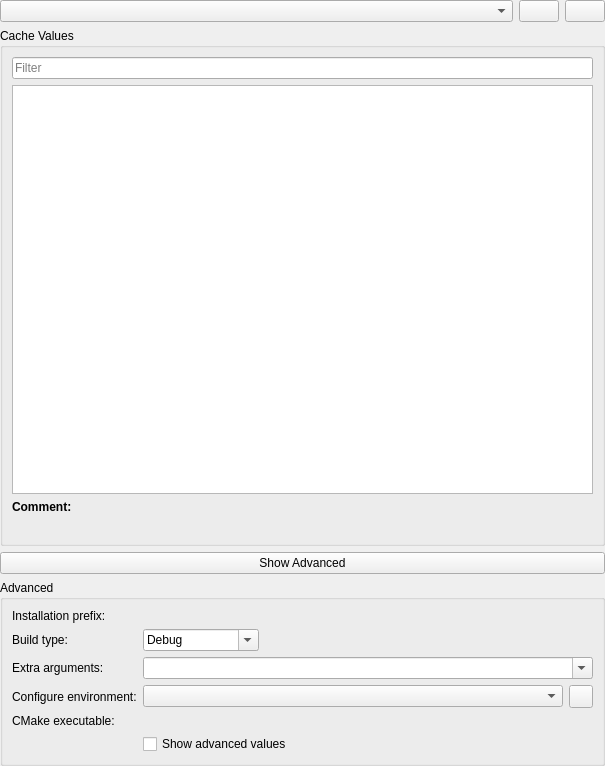
<?xml version="1.0" encoding="UTF-8"?>
<ui version="4.0">
 <class>CMakeBuildSettings</class>
 <widget class="QWidget" name="CMakeBuildSettings">
  <property name="geometry">
   <rect>
    <x>0</x>
    <y>0</y>
    <width>605</width>
    <height>766</height>
   </rect>
  </property>
  <property name="sizePolicy">
   <sizepolicy hsizetype="Preferred" vsizetype="Minimum">
    <horstretch>0</horstretch>
    <verstretch>0</verstretch>
   </sizepolicy>
  </property>
  <layout class="QVBoxLayout">
   <property name="leftMargin">
    <number>0</number>
   </property>
   <property name="topMargin">
    <number>0</number>
   </property>
   <property name="rightMargin">
    <number>0</number>
   </property>
   <property name="bottomMargin">
    <number>0</number>
   </property>
   <item>
    <layout class="QHBoxLayout">
     <item>
      <widget class="KComboBox" name="buildDirs"/>
     </item>
     <item>
      <widget class="QPushButton" name="addBuildDir">
       <property name="sizePolicy">
        <sizepolicy hsizetype="Fixed" vsizetype="Fixed">
         <horstretch>0</horstretch>
         <verstretch>0</verstretch>
        </sizepolicy>
       </property>
       <property name="text">
        <string/>
       </property>
       <property name="icon">
        <iconset theme="list-add"/>
       </property>
      </widget>
     </item>
     <item>
      <widget class="QPushButton" name="removeBuildDir">
       <property name="sizePolicy">
        <sizepolicy hsizetype="Fixed" vsizetype="Fixed">
         <horstretch>0</horstretch>
         <verstretch>0</verstretch>
        </sizepolicy>
       </property>
       <property name="text">
        <string/>
       </property>
       <property name="icon">
        <iconset theme="edit-delete"/>
       </property>
      </widget>
     </item>
    </layout>
   </item>
   <item>
    <widget class="QGroupBox" name="groupBox">
     <property name="title">
      <string comment="@title:group">Cache Values</string>
     </property>
     <layout class="QVBoxLayout">
      <item>
       <widget class="KLineEdit" name="cacheFilter">
        <property name="placeholderText">
         <string>Filter</string>
        </property>
       </widget>
      </item>
      <item>
       <widget class="QTableView" name="cacheList">
        <property name="sortingEnabled">
         <bool>true</bool>
        </property>
       </widget>
      </item>
      <item>
       <widget class="QLabel" name="label_6">
        <property name="font">
         <font>
          <bold>true</bold>
         </font>
        </property>
        <property name="text">
         <string comment="@label">Comment:</string>
        </property>
       </widget>
      </item>
      <item>
       <widget class="QLabel" name="commentText">
        <property name="text">
         <string/>
        </property>
       </widget>
      </item>
     </layout>
    </widget>
   </item>
   <item>
    <widget class="QPushButton" name="showAdvanced">
     <property name="text">
      <string comment="@action:button">Show Advanced</string>
     </property>
     <property name="checkable">
      <bool>true</bool>
     </property>
     <property name="flat">
      <bool>false</bool>
     </property>
    </widget>
   </item>
   <item>
    <widget class="QGroupBox" name="advancedBox">
     <property name="sizePolicy">
      <sizepolicy hsizetype="Preferred" vsizetype="Fixed">
       <horstretch>0</horstretch>
       <verstretch>0</verstretch>
      </sizepolicy>
     </property>
     <property name="title">
      <string comment="@title:group">Advanced</string>
     </property>
     <layout class="QFormLayout" name="formLayout">
      <property name="fieldGrowthPolicy">
       <enum>QFormLayout::FieldGrowthPolicy::ExpandingFieldsGrow</enum>
      </property>
      <item row="0" column="0">
       <widget class="QLabel" name="installationPrefixLabel">
        <property name="text">
         <string comment="@label:chooser">Installation prefix:</string>
        </property>
       </widget>
      </item>
      <item row="0" column="1">
       <widget class="KUrlRequester" name="installationPrefix"/>
      </item>
      <item row="1" column="0">
       <widget class="QLabel" name="buildTypeLabel">
        <property name="text">
         <string comment="@label:listbox">Build type:</string>
        </property>
       </widget>
      </item>
      <item row="1" column="1">
       <widget class="QComboBox" name="buildType">
        <property name="editable">
         <bool>true</bool>
        </property>
        <item>
         <property name="text">
          <string notr="true">Debug</string>
         </property>
        </item>
        <item>
         <property name="text">
          <string notr="true">Release</string>
         </property>
        </item>
        <item>
         <property name="text">
          <string notr="true">RelWithDebInfo</string>
         </property>
        </item>
        <item>
         <property name="text">
          <string notr="true">MinSizeRel</string>
         </property>
        </item>
       </widget>
      </item>
      <item row="2" column="0">
       <widget class="QLabel" name="extraArgumentsLabel">
        <property name="text">
         <string comment="@label:listbox">Extra arguments:</string>
        </property>
       </widget>
      </item>
      <item row="2" column="1">
       <widget class="KComboBox" name="extraArguments">
        <property name="sizePolicy">
         <sizepolicy hsizetype="Expanding" vsizetype="Fixed">
          <horstretch>0</horstretch>
          <verstretch>0</verstretch>
         </sizepolicy>
        </property>
        <property name="editable">
         <bool>true</bool>
        </property>
       </widget>
      </item>
      <item row="3" column="0">
       <widget class="QLabel" name="label_2">
        <property name="text">
         <string comment="@label:chooser">Configure environment:</string>
        </property>
       </widget>
      </item>
      <item row="3" column="1">
       <layout class="QHBoxLayout" name="horizontalLayout">
        <item>
         <widget class="KDevelop::EnvironmentSelectionWidget" name="environment">
          <property name="sizePolicy">
           <sizepolicy hsizetype="MinimumExpanding" vsizetype="Fixed">
            <horstretch>0</horstretch>
            <verstretch>0</verstretch>
           </sizepolicy>
          </property>
          <property name="toolTip">
           <string comment="@info:tooltip">Select an environment to be used</string>
          </property>
         </widget>
        </item>
        <item>
         <widget class="KDevelop::EnvironmentConfigureButton" name="configureEnvironment"/>
        </item>
       </layout>
      </item>
      <item row="5" column="1">
       <widget class="QCheckBox" name="showInternal">
        <property name="text">
         <string comment="@option:check">Show advanced values</string>
        </property>
       </widget>
      </item>
      <item row="4" column="1">
       <widget class="KUrlRequester" name="cMakeExecutable"/>
      </item>
      <item row="4" column="0">
       <widget class="QLabel" name="label">
        <property name="text">
         <string comment="@label:chooser">CMake executable:</string>
        </property>
       </widget>
      </item>
     </layout>
    </widget>
   </item>
  </layout>
 </widget>
 <customwidgets>
  <customwidget>
   <class>KComboBox</class>
   <extends>QComboBox</extends>
   <header>kcombobox.h</header>
  </customwidget>
  <customwidget>
   <class>KLineEdit</class>
   <extends>QLineEdit</extends>
   <header>klineedit.h</header>
  </customwidget>
  <customwidget>
   <class>KUrlRequester</class>
   <extends>QWidget</extends>
   <header>kurlrequester.h</header>
  </customwidget>
  <customwidget>
   <class>KDevelop::EnvironmentSelectionWidget</class>
   <extends>KComboBox</extends>
   <header>util/environmentselectionwidget.h</header>
  </customwidget>
  <customwidget>
   <class>KDevelop::EnvironmentConfigureButton</class>
   <extends>QToolButton</extends>
   <header>shell/environmentconfigurebutton.h</header>
  </customwidget>
 </customwidgets>
 <resources/>
 <connections/>
</ui>
